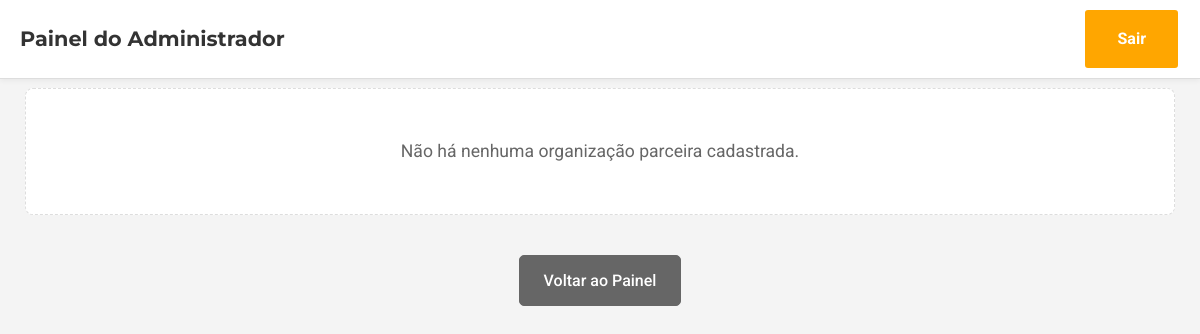
The page /admin/parceiros (signed in) on the database as committed earlier.
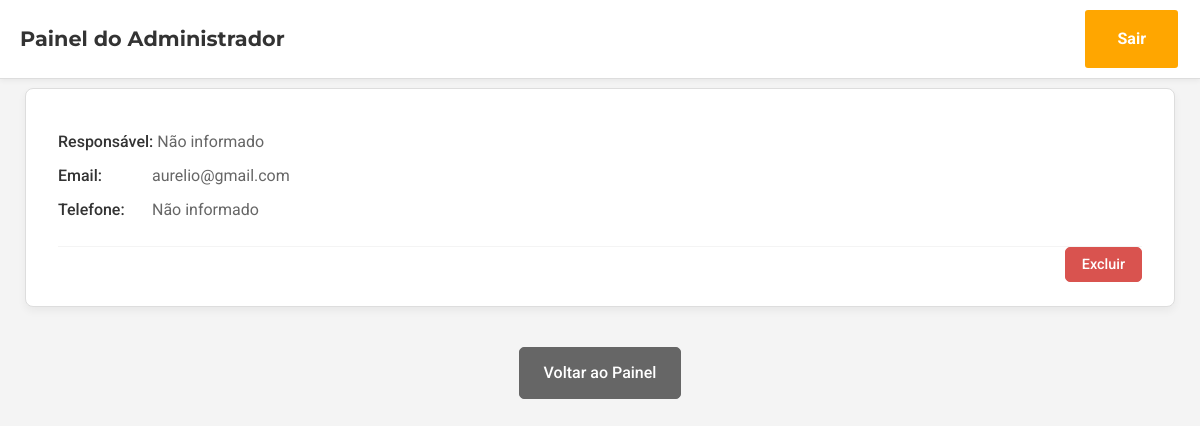
The same page on the database as committed later.
### ES/models.py (models this page shows, shortened)
class Partner(db.Model):
    id = db.Column(db.Integer, primary_key=True)
    org_name = db.Column(db.String(150), nullable=False)
    cnpj = db.Column(db.String(20), unique=True, nullable=True)
    responsible_name = db.Column(db.String(100), nullable=False)
    email = db.Column(db.String(100), unique=True, nullable=False)
    senha = db.Column(db.String(256), nullable=False)

### ES/routes.py (the view)
@main.route('/admin/parceiros')
@admin_required
def admin_parceiros():
    parceiros = Partner.query.all()
    return render_template('admin_parceiros.html',
                           title='Gestão de Parceiros',
                           parceiros=parceiros)

### ES/routes.py (called while the page is built)
def admin_required(f):
    @wraps(f)
    def decorated_function(*args, **kwargs):
        if 'user_id' not in session:
            flash('Acesso negado. Por favor, faça o login como admin', 'danger')
            return redirect(url_for('main.login_cadastro'))
        user = User.query.get(session['user_id'])
        if not user.is_admin:
            flash('Você não tem permissão para acessar esta pagina.', 'danger')
            return redirect(url_for('main.homepage'))
        return f(*args, **kwargs)
    return decorated_function

### ES/templates/admin_parceiros.html (shortened to what this page needs)
<!DOCTYPE html>
<html lang="pt-BR">
<head>
    <link rel="stylesheet" href="{{ url_for('static', filename='css/base.css') }}">
    <link rel="stylesheet" href="{{ url_for('static', filename='css/admin_parceiros.css') }}">
</head>
<body data-logged-in="True">
    <header class="header">
        <nav class="container navbar">
            <a href="{{ url_for('main.admin_page') }}" class="logo">Painel do Administrador</a>
            <div>
                <a href="{{ url_for('main.logout') }}" class="btn btn-primary">Sair</a>
            </div>
        </nav>
    </header>
    <main class="container">
        <h1 class="section-title">Gestão de Organizações Parceiras</h1>
        {% if parceiros %}
            <ul class="partner-list">
                {% for parceiro in parceiros %}
                <li class="partner-card">
                    <p><strong>Responsável:</strong> {{ parceiro.responsavel or 'Não informado' }}</p>
                    <p><strong>Email:</strong> {{ parceiro.email or 'Não informado' }}</p>
                    <p><strong>Telefone:</strong> {{ parceiro.telefone or 'Não informado' }}</p>
                    <div class="partner-card-footer">
                        <form action="{{ url_for('main.excluir_parceiro', partner_id=parceiro.id) }}" method="POST" onsubmit="return confirm('Tem certeza que deseja excluir esta organização? Esta ação não pode ser desfeita.');">
                            <button type="submit" class="btn btn-danger">Excluir</button>
                        </form>
                    </div>
                </li>
                {% endfor %}
            </ul>
        {% else %}
            <p class="no-partners-message">Não há nenhuma organização parceira cadastrada.</p>
        {% endif %}
        <div class="back-link-container">
            <a href="{{ url_for('main.admin_page') }}" class="btn btn-secondary">Voltar ao Painel</a>
        </div>
    </main>
</body>
</html>

### ES/static/css/base.css (style rules this page uses)
:root { --cor-primaria: #253594; --cor-secundaria: #d9534f; --cor-sucesso: #4cae4c; --cor-fundo: #ffffff; --cor-fundo-secundario: #f4f4f4; --cor-texto: #333333; --cor-texto-claro: #ffffff; --cor-borda: #e0e0e0; --cor-botao: #f7b910; --cor-botao: #ffa600; --fonte-principal: "Roboto", sans-serif; --fonte-secundaria: "Montserrat", sans-serif; --texto-xs: 0.75rem; --texto-sm: 0.875rem; --texto-base: 1rem; --texto-lg: 1.400rem; --texto-xl: 1.5rem; --texto-2xl: 2rem; --esp-1: 0.25rem; --esp-2: 0.5rem; --esp-3: 1rem; --esp-4: 1.5rem; --esp-5: 2rem; --esp-6: 3rem; --raio-borda: 5px; --sombra-padrao: 0 4px 12px rgba(0, 0, 0, 0.08); --largura-maxima: 1200px; }
*, *::before, *::after { box-sizing: border-box; margin: 0; padding: 0; }
html { scroll-behavior: smooth; -webkit-font-smoothing: antialiased; -moz-osx-font-smoothing: grayscale; }
body { min-height: 100vh; display: flex; flex-direction: column; font-family: var(--fonte-principal); font-size: var(--texto-base); color: var(--cor-texto); background-color: var(--cor-fundo); line-height: 1.6; }
ul, ol { list-style: none; }
a { text-decoration: none; color: var(--cor-primaria); }
h1, h2, h3, h4, h5, h6 { font-family: var(--fonte-secundaria); font-weight: 700; line-height: 1.2; margin-bottom: var(--esp-3); }
h1 { font-size: var(--texto-2xl); }
.btn { display: inline-block; padding: var(--esp-3) var(--esp-5); font-family: var(--fonte-principal); font-weight: 700; border-radius: var(--raio-borda); text-decoration: none; transition: all 0.3s ease; border: 2px solid transparent; cursor: pointer; text-align: center; }
.btn-primary { background-color: var(--cor-botao); color: var(--cor-texto-claro); border-color: var(--cor-botao-hover); }
.btn-secondary { background-color: transparent; color: var(--cor-texto); border-color: var(--cor-borda); }

### ES/static/css/admin_parceiros.css (style rules this page uses)
:root { --primary-color: #0056b3; --text-color: #333; --text-color-light: #666; --light-gray: #f4f4f4; --border-color: #ddd; --white: #ffffff; --danger-color: #d9534f; --danger-color-dark: #c9302c; --success-color: #5cb85c; }
body { background-color: var(--light-gray); }
.header { background-color: var(--white); border-bottom: 1px solid var(--border-color); padding: 0.5rem 0; position: fixed; top: 0; left: 0; width: 100%; z-index: 100; box-shadow: 0 2px 5px rgba(0,0,0,0.05); }
.navbar { display: flex; justify-content: space-between; align-items: center; padding: 0 20px; }
.logo { font-family: 'Montserrat', sans-serif; font-size: 1.3rem; font-weight: 700; color: var(--primary-color-dark); text-decoration: none; }
main.container { padding-top: 100px; padding-bottom: 40px; padding: 10px 25px; }
.section-title { font-family: 'Montserrat', sans-serif; font-size: 2rem; font-weight: 700; color: var(--text-color); text-align: center; margin-bottom: 2.5rem; }
.partner-list { list-style: none; padding: 0; margin: 0; display: flex; flex-direction: column; gap: 1.5rem; }
.partner-card { background-color: var(--white); border: 1px solid var(--border-color); border-radius: 8px; padding: 1.5rem 2rem; box-shadow: 0 4px 8px rgba(0,0,0,0.05); }
.partner-card p { font-family: 'Roboto', sans-serif; font-size: 1rem; color: var(--text-color-light); margin: 0.5rem 0; line-height: 1.6; }
.partner-card p strong { color: var(--text-color); font-weight: 500; min-width: 90px; display: inline-block; }
.partner-card-footer { margin-top: 1.5rem; border-top: 1px solid var(--light-gray); text-align: right; }
.btn-danger { background-color: var(--danger-color); color: var(--white); border: 1px solid var(--danger-color); padding: 0.5rem 1rem; font-size: 0.9rem; font-weight: 500; border-radius: 5px; cursor: pointer; transition: background-color 0.3s ease; }
.back-link-container { text-align: center; margin-top: 2.5rem; }
.btn-secondary { display: inline-block; font-family: 'Roboto', sans-serif; font-weight: 500; text-decoration: none; padding: 0.75rem 1.5rem; border-radius: 5px; transition: all 0.3s ease; cursor: pointer; background-color: var(--text-color-light); color: var(--white); border: 1px solid var(--text-color-light); }

Rows that differ between the two databases and show on the page:
added Partner: responsavel "Não informado", email "aurelio@gmail.com", telefone "Não informado"
Other text that changed with them:
text no longer shown: "Não há nenhuma organização parceira cadastrada."
